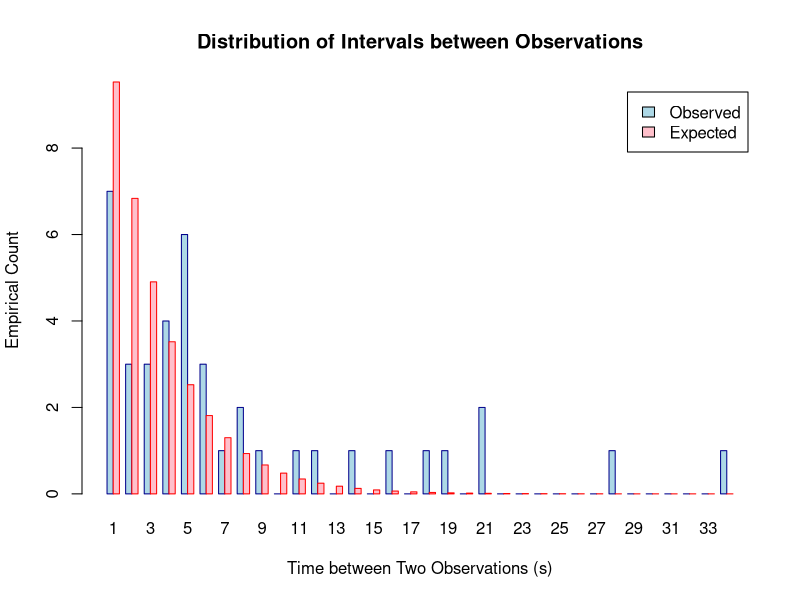
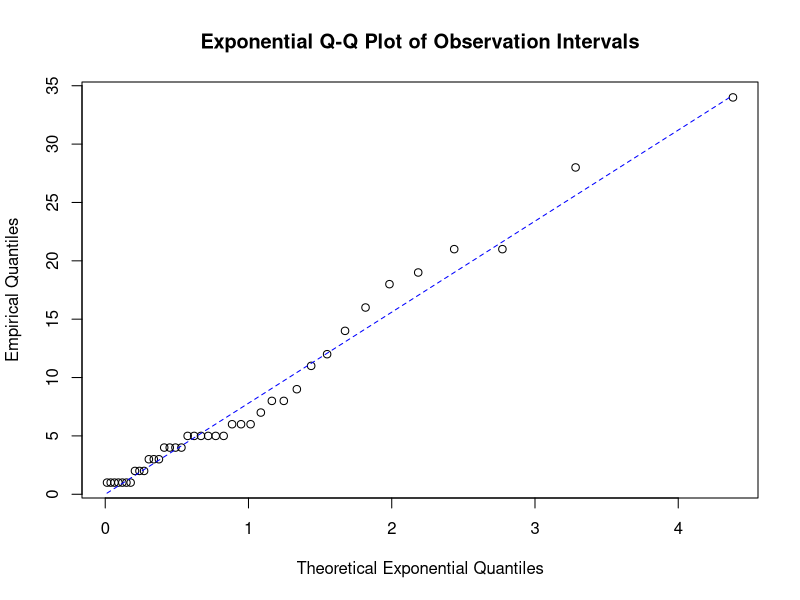
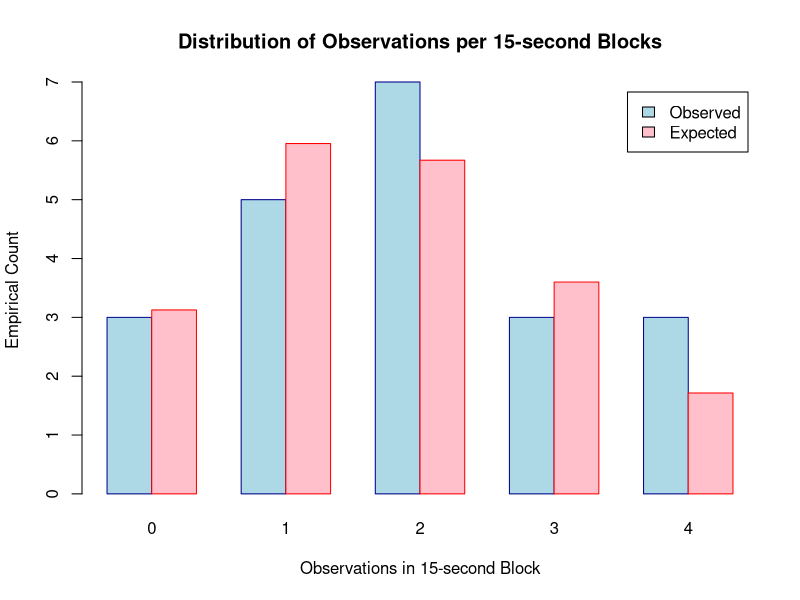
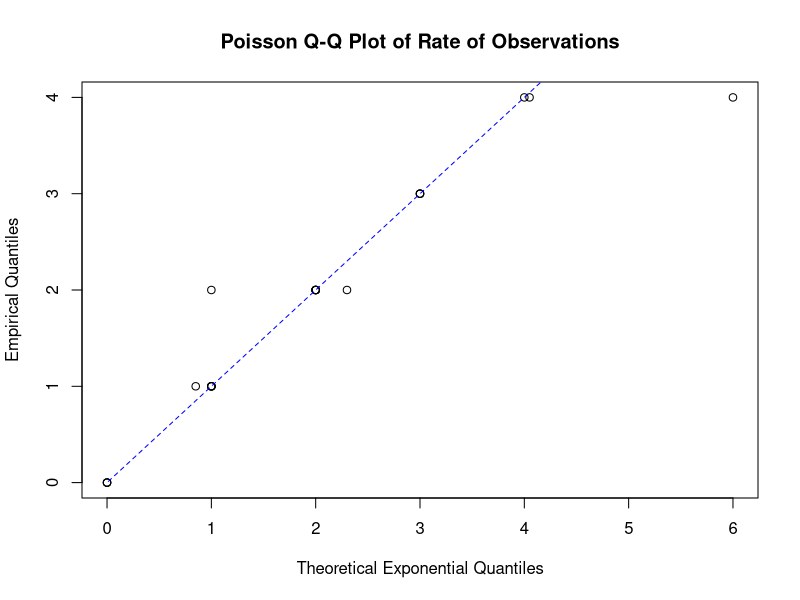
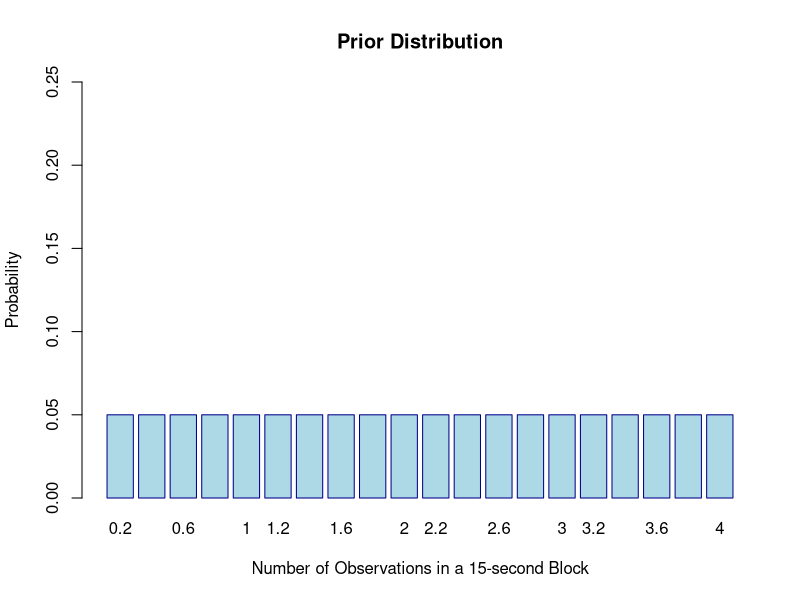
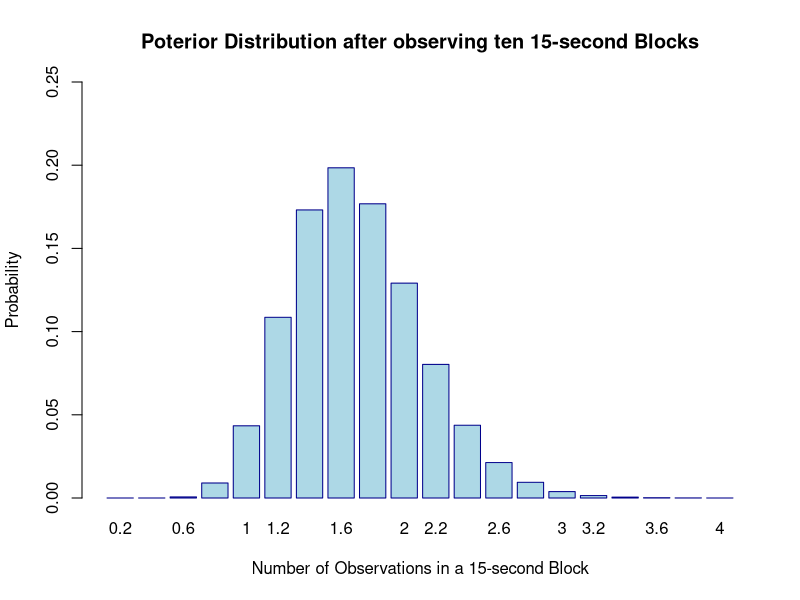
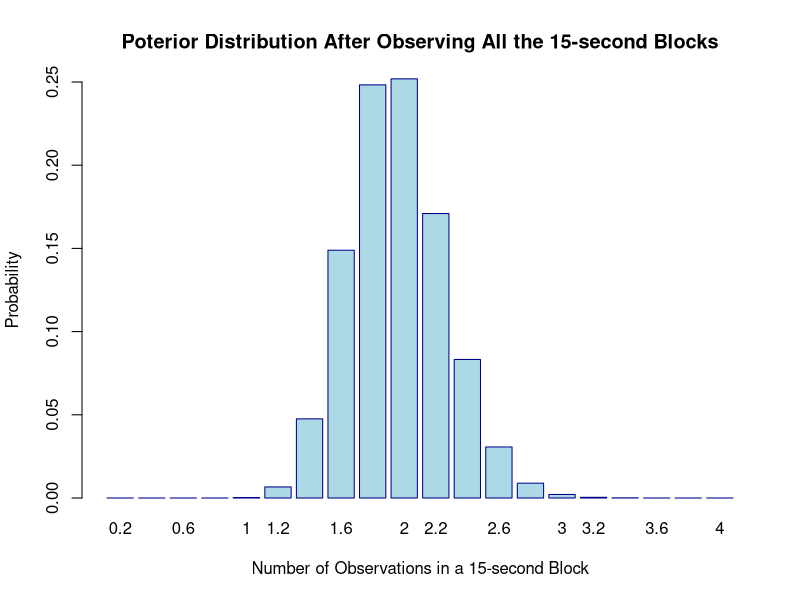
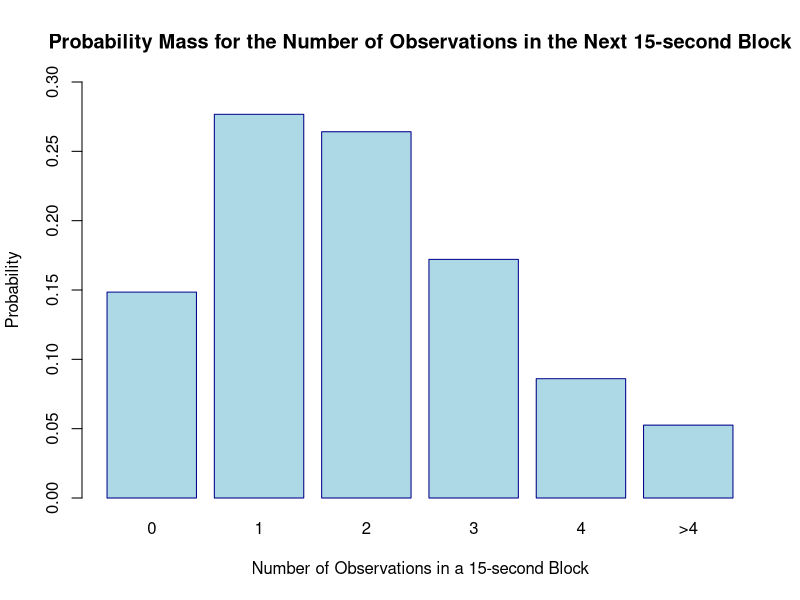

Recreate these plots in R, in order.
if(!is.null(dev.list())) dev.off()
cat("\014") 
rm(list=ls())


Intervals <- c(12,2,6,2,19,5,34,4,1,4,8,7,1,21,6,11,8,28,6,4,5,1,18,9,5,1,21,1,1,5,3,14,5,3,4,5,1,3,16,2)

ObservedCounts <- c()
for (i in min(Intervals):max(Intervals)) {
  ObservedCounts <- c(ObservedCounts,sum(i==Intervals))
}

ExpectedCounts=dexp(min(Intervals):max(Intervals),mean(1/Intervals))*length(Intervals)  

IntervalsExp <- rbind(ObservedCounts,ExpectedCounts)
barplot(IntervalsExp,main="Distribution of Intervals between Observations", 
        xlab="Time between Two Observations (s)", 
        ylab="Empirical Count", col=c("lightblue","pink"), 
        border=c("darkblue","red"),names=min(Intervals):max(Intervals), beside=TRUE,
        legend=c("Observed","Expected"))

exponential.quantiles = qexp(ppoints(length(Intervals)))
qqplot(exponential.quantiles, Intervals,main="Exponential Q-Q Plot of Observation Intervals",
       xlab = "Theoretical Exponential Quantiles", ylab = "Empirical Quantiles")
lines(exponential.quantiles,exponential.quantiles*mean(Intervals),lty=2,col="blue")

#-----------------------------------

NumEvent <- ceiling(cumsum(Intervals/15))

Rates <- c()
for (i in min(NumEvent):max(NumEvent)) {
  Rates <- c(Rates,sum(i==NumEvent))
}

ObservedCounts <- c()
for (i in min(Rates):max(Rates)) {
  ObservedCounts <- c(ObservedCounts,sum(i==Rates))
}

ExpectedCounts=dpois(min(Rates):max(Rates),mean(Rates))*length(Rates)  

RatesExp <- rbind(ObservedCounts,ExpectedCounts) 
barplot(RatesExp,main="Distribution of Observations per 15-second Blocks", 
        xlab="Observations in 15-second Block", 
        ylab="Empirical Count", col=c("lightblue","pink"), 
        border=c("darkblue","red"),names=min(Rates):max(Rates), beside=TRUE,
        legend=c("Observed","Expected"))

poisson.quantiles = qpois(ppoints(length(Intervals)),mean(Rates))
qqplot(poisson.quantiles, Rates,main="Poisson Q-Q Plot of Rate of Observations",
       xlab = "Theoretical Exponential Quantiles", ylab = "Empirical Quantiles")
lines(exponential.quantiles,exponential.quantiles,lty=2,col="blue")

#----------------------------------------------

lambda <- seq(length=20, from=0.2, to=4)

priorDist <- replicate(20,1/20)

barplot(priorDist,main="Prior Distribution",
        xlab="Number of Observations in a 15-second Block", ylab="Probability",names.arg=lambda,
        border="darkblue", col="lightblue",ylim=c(0,0.25))

lik <- array(1,length(lambda))
for (i in 1:10) {
  lik <- lik*dpois(Rates[i],lambda)
}

postDist <- priorDist*lik
postDist <- postDist/sum(postDist)

barplot(postDist,main="Poterior Distribution after observing ten 15-second Blocks",
        xlab="Number of Observations in a 15-second Block", ylab="Probability",names.arg=lambda,
        border="darkblue", col="lightblue",ylim=c(0,0.25))

#Features of the posterior distribution
postMean1 = sum(lambda*postDist)
postVar1 = sum((lambda-postMean1)^2*postDist)
postSD1 = sqrt(postVar1)
postMedian1=lambda[sum(cumsum(postDist)<=0.5)]
percent951=lambda[sum(cumsum(postDist)<=0.95)]

#----------------------------------------------

lambda <- seq(length=20, from=0.2, to=4)

priorDist <- postDist


lik <- array(1,length(lambda))
for (i in 11:21) {
  lik <- lik*dpois(Rates[i],lambda)
}

postDist <- priorDist*lik
postDist <- postDist/sum(postDist)

barplot(postDist,main="Poterior Distribution After Observing All the 15-second Blocks",
        xlab="Number of Observations in a 15-second Block", ylab="Probability",names.arg=lambda,
        border="darkblue", col="lightblue",ylim=c(0,0.25))

#Features of the posterior distribution
postMean2 = sum(lambda*postDist)
postVar2 = sum((lambda-postMean2)^2*postDist)
postSD2 = sqrt(postVar2)
postMedian2=lambda[sum(cumsum(postDist)<=0.5)]
percent952=lambda[sum(cumsum(postDist)<=0.95)]

#---------------------------------

X <- c(0,1,2,3,4)

PMF <- c()
for (i in 1:length(X)) {
  PMF <- c(PMF,sum(dpois(X[i],lambda)*postDist))
}

P4=1-sum(PMF)

barplot(c(PMF,P4),main="Probability Mass for the Number of Observations in the Next 15-second Block",
        xlab="Number of Observations in a 15-second Block", ylab="Probability",names.arg=c(X,">4"),
        border="darkblue", col="lightblue",ylim=c(0,0.3))
